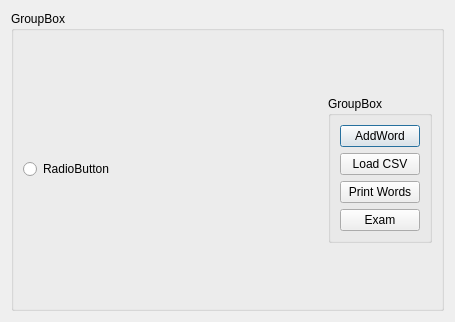
<?xml version="1.0" encoding="UTF-8"?>
<ui version="4.0">
 <class>Dialog</class>
 <widget class="QDialog" name="Dialog">
  <property name="geometry">
   <rect>
    <x>0</x>
    <y>0</y>
    <width>455</width>
    <height>322</height>
   </rect>
  </property>
  <property name="windowTitle">
   <string>Dialog</string>
  </property>
  <layout class="QHBoxLayout" name="horizontalLayout_2">
   <item>
    <widget class="QGroupBox" name="groupBox">
     <property name="title">
      <string>GroupBox</string>
     </property>
     <layout class="QHBoxLayout" name="horizontalLayout">
      <item>
       <widget class="QRadioButton" name="radioButton">
        <property name="text">
         <string>RadioButton</string>
        </property>
       </widget>
      </item>
      <item>
       <widget class="QGroupBox" name="btBox">
        <property name="sizePolicy">
         <sizepolicy hsizetype="Maximum" vsizetype="Maximum">
          <horstretch>0</horstretch>
          <verstretch>0</verstretch>
         </sizepolicy>
        </property>
        <property name="title">
         <string>GroupBox</string>
        </property>
        <layout class="QVBoxLayout" name="verticalLayout_2">
         <item>
          <widget class="QPushButton" name="bt_addWord">
           <property name="text">
            <string>AddWord</string>
           </property>
          </widget>
         </item>
         <item>
          <widget class="QPushButton" name="bt_loadCSV">
           <property name="text">
            <string>Load CSV</string>
           </property>
          </widget>
         </item>
         <item>
          <widget class="QPushButton" name="bt_printWord">
           <property name="text">
            <string>Print Words</string>
           </property>
          </widget>
         </item>
         <item>
          <widget class="QPushButton" name="bt_exam">
           <property name="text">
            <string>Exam</string>
           </property>
          </widget>
         </item>
        </layout>
       </widget>
      </item>
     </layout>
    </widget>
   </item>
  </layout>
 </widget>
 <resources/>
 <connections/>
</ui>
